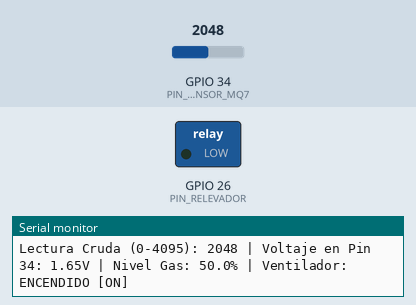
A sketch run on a simulated ESP32. Parts: switched loads named in the sketch (green lamp = pin HIGH), the last lines printed to the serial monitor. Inputs (shaded band) come from the test bench; at power-on: GPIO 34 (PIN_SENSOR_MQ7) = 2048 (analog values on the 0–4095 scale).

Above: at 1.2 s.
1.3 s: GPIO 34 (PIN_SENSOR_MQ7) set to 1051
3.4 s: GPIO 34 (PIN_SENSOR_MQ7) set to 972
At 4.7 s:
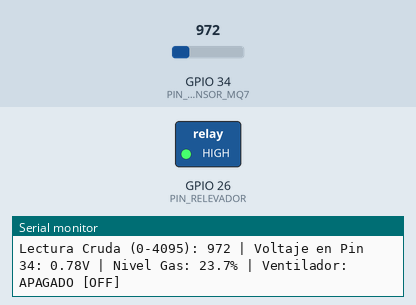
5.7 s: GPIO 34 (PIN_SENSOR_MQ7) set to 1372
7.4 s: GPIO 34 (PIN_SENSOR_MQ7) set to 1507
At 8.7 s:
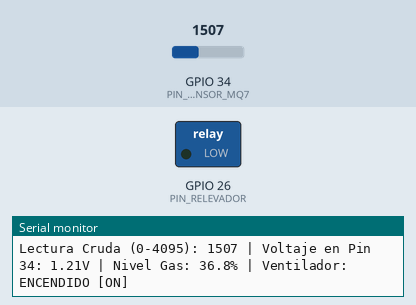
9.7 s: GPIO 34 (PIN_SENSOR_MQ7) set to 491
At 10.8 s:
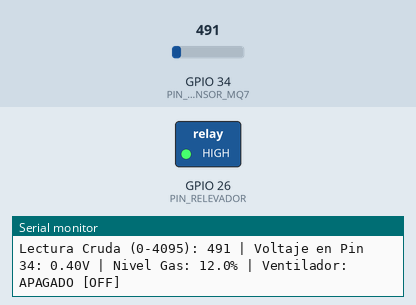
Timing chart, 0 to 12.7 s (numbered marks = the images above; inputs shaded):
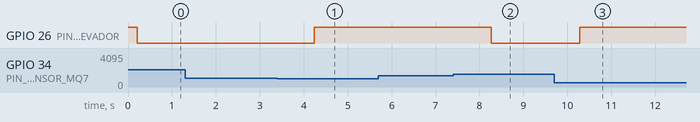

The sketch:

codigo_esp32.ino
```cpp
// =========================================================================
// CÓDIGO EXCLUSIVO ROL 1: PRUEBA FÍSICA Y LAZO CERRADO LOCAL (SIN WI-FI)
// =========================================================================

// 1. PINES CONECTADOS EN LA PROTOBOARD
const int PIN_SENSOR_MQ7 = 34; // Cable que viene de la Fila 15 (entre resistencias)
const int PIN_RELEVADOR  = 26; // Cable que va al pin IN1 del módulo relevador

// 2. LÓGICA DE TU RELEVADOR (SRD-05VDC-SL-C de 2 canales)
// Este módulo enciende el foco rojo y hace "clic" cuando recibe 0V (LOW)
const int ENCENDER_VENTILADOR = LOW;
const int APAGAR_VENTILADOR   = HIGH;

// 3. TUS LÍMITES DE AUTOMATIZACIÓN (Puedes ajustarlos tras ver el Monitor Serial)
const float LIMITE_PARA_ENCENDER = 35.0; // Si el gas sube de 35%, prende el ventilador
const float LIMITE_PARA_APAGAR   = 25.0; // Cuando baje de 25%, apaga el ventilador

bool ventiladorPrendido = false;

void setup() {
  // Inicia la pantalla de texto en la computadora a 115200 de velocidad
  Serial.begin(115200);

  // Configura los pines
  pinMode(PIN_SENSOR_MQ7, INPUT);
  pinMode(PIN_RELEVADOR, OUTPUT);

  // Regla de seguridad: Asegurar que el ventilador inicie APAGADO al enchufar
  digitalWrite(PIN_RELEVADOR, APAGAR_VENTILADOR);

  // Ajuste interno del ESP32 para leer bien de 0V a 3.3V (0 a 4095)
  analogReadResolution(12);
  analogSetAttenuation(ADC_11db);

  Serial.println("====================================================");
  Serial.println("  PRUEBA DE HARDWARE ROL 1: SENSOR MQ-7 Y RELEVADOR ");
  Serial.println("====================================================");
}

void loop() {
  // PASO 1: Tomamos 20 lecturas rápidas para evitar saltos falsos de voltaje
  long sumaLecturas = 0;
  for (int i = 0; i < 20; i++) {
    sumaLecturas += analogRead(PIN_SENSOR_MQ7);
    delay(10); // Pequeña pausa de 10 milisegundos entre muestras
  }

  // Calculamos el promedio (de 0 a 4095) y lo pasamos a porcentaje (0% a 100%)
  float lecturaCruda = sumaLecturas / 20.0;
  float porcentajeGas = (lecturaCruda / 4095.0) * 100.0;
  float voltajeEnPin  = (lecturaCruda / 4095.0) * 3.3; // Para verificar seguridad (<3.3V)

  // PASO 2: Lazo Cerrado (El ESP32 toma la decisión solito)
  if (porcentajeGas >= LIMITE_PARA_ENCENDER && !ventiladorPrendido) {
    ventiladorPrendido = true;
    digitalWrite(PIN_RELEVADOR, ENCENDER_VENTILADOR);
    Serial.println(">>> ¡GAS DETECTADO! -> RELEVADOR ACTIVADO (CLIC) <<<");
  }
  else if (porcentajeGas <= LIMITE_PARA_APAGAR && ventiladorPrendido) {
    ventiladorPrendido = false;
    digitalWrite(PIN_RELEVADOR, APAGAR_VENTILADOR);
    Serial.println(">>> AIRE LIMPIO -> RELEVADOR DESACTIVADO <<<");
  }

  // PASO 3: Mostrar datos en la computadora para que calibres tu sensor
  Serial.print("Lectura Cruda (0-4095): ");
  Serial.print((int)lecturaCruda);
  Serial.print(" | Voltaje en Pin 34: ");
  Serial.print(voltajeEnPin, 2);
  Serial.print("V | Nivel Gas: ");
  Serial.print(porcentajeGas, 1);
  Serial.print("% | Ventilador: ");
  Serial.println(ventiladorPrendido ? "ENCENDIDO [ON]" : "APAGADO [OFF]");

  delay(800); // Actualiza la pantalla cada segundo aproximadamente
}
```

Measured:
- the behaviour switches between 1024 and 1023 on GPIO 34 (PIN_SENSOR_MQ7) (found by bisection; images 0 and 1)
- the behaviour switches between 1433 and 1434 on GPIO 34 (PIN_SENSOR_MQ7) (found by bisection; images 1 and 2)
- after the input at 3.4 s, GPIO 26 (PIN_RELEVADOR): LOW → HIGH after 0.84 s
- after the input at 7.4 s, GPIO 26 (PIN_RELEVADOR): HIGH → LOW after 0.87 s
- after the input at 9.7 s, GPIO 26 (PIN_RELEVADOR): LOW → HIGH after 0.58 s
